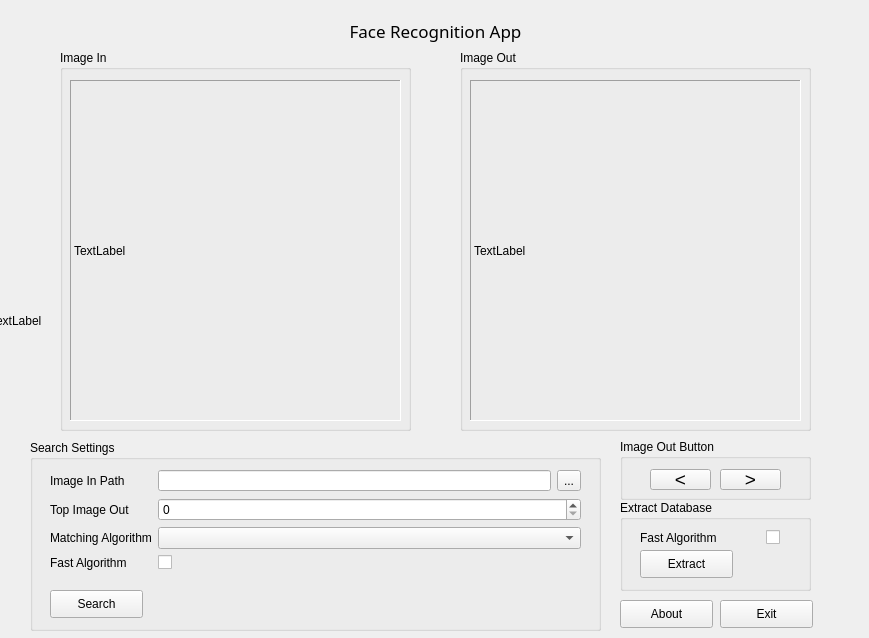
<?xml version="1.0" encoding="UTF-8"?>
<ui version="4.0">
 <class>MainWindow</class>
 <widget class="QMainWindow" name="MainWindow">
  <property name="geometry">
   <rect>
    <x>0</x>
    <y>0</y>
    <width>869</width>
    <height>638</height>
   </rect>
  </property>
  <property name="windowTitle">
   <string>MainWindow</string>
  </property>
  <widget class="QWidget" name="centralwidget">
   <widget class="QLabel" name="backgroundLabel">
    <property name="geometry">
     <rect>
      <x>-10</x>
      <y>-10</y>
      <width>881</width>
      <height>661</height>
     </rect>
    </property>
    <property name="text">
     <string>TextLabel</string>
    </property>
   </widget>
   <widget class="QLabel" name="titleLabel">
    <property name="geometry">
     <rect>
      <x>320</x>
      <y>10</y>
      <width>231</width>
      <height>41</height>
     </rect>
    </property>
    <property name="font">
     <font>
      <family>Segoe UI Semibold</family>
      <pointsize>13</pointsize>
     </font>
    </property>
    <property name="text">
     <string>Face Recognition App</string>
    </property>
    <property name="textFormat">
     <enum>Qt::AutoText</enum>
    </property>
    <property name="alignment">
     <set>Qt::AlignCenter</set>
    </property>
   </widget>
   <widget class="QGroupBox" name="searchGroup">
    <property name="geometry">
     <rect>
      <x>30</x>
      <y>440</y>
      <width>571</width>
      <height>191</height>
     </rect>
    </property>
    <property name="title">
     <string>Search Settings</string>
    </property>
    <widget class="QWidget" name="formLayoutWidget">
     <property name="geometry">
      <rect>
       <x>20</x>
       <y>30</y>
       <width>531</width>
       <height>115</height>
      </rect>
     </property>
     <layout class="QFormLayout" name="srcFormLayout">
      <item row="0" column="0">
       <widget class="QLabel" name="imgPathLbl">
        <property name="sizePolicy">
         <sizepolicy hsizetype="Preferred" vsizetype="Preferred">
          <horstretch>0</horstretch>
          <verstretch>0</verstretch>
         </sizepolicy>
        </property>
        <property name="minimumSize">
         <size>
          <width>0</width>
          <height>0</height>
         </size>
        </property>
        <property name="text">
         <string>Image In Path</string>
        </property>
       </widget>
      </item>
      <item row="1" column="0">
       <widget class="QLabel" name="topImgLbl">
        <property name="text">
         <string>Top Image Out</string>
        </property>
       </widget>
      </item>
      <item row="2" column="0">
       <widget class="QLabel" name="matchAlgLbl">
        <property name="text">
         <string>Matching Algorithm</string>
        </property>
       </widget>
      </item>
      <item row="1" column="1">
       <widget class="QSpinBox" name="topImgInp"/>
      </item>
      <item row="2" column="1">
       <widget class="QComboBox" name="matchAlgInp"/>
      </item>
      <item row="3" column="0">
       <widget class="QLabel" name="fastAlgLbl">
        <property name="text">
         <string>Fast Algorithm</string>
        </property>
       </widget>
      </item>
      <item row="3" column="1">
       <widget class="QCheckBox" name="fastAlgInp">
        <property name="enabled">
         <bool>true</bool>
        </property>
        <property name="text">
         <string/>
        </property>
       </widget>
      </item>
      <item row="0" column="1">
       <layout class="QGridLayout" name="imgPathGrid">
        <item row="0" column="1">
         <widget class="QToolButton" name="imgPathBtn">
          <property name="text">
           <string>...</string>
          </property>
         </widget>
        </item>
        <item row="0" column="0">
         <widget class="QLineEdit" name="imgPathInp">
          <property name="enabled">
           <bool>true</bool>
          </property>
         </widget>
        </item>
       </layout>
      </item>
     </layout>
    </widget>
    <widget class="QPushButton" name="searchBtn">
     <property name="geometry">
      <rect>
       <x>20</x>
       <y>150</y>
       <width>93</width>
       <height>28</height>
      </rect>
     </property>
     <property name="text">
      <string>Search</string>
     </property>
    </widget>
   </widget>
   <widget class="QGroupBox" name="ImInGroup">
    <property name="geometry">
     <rect>
      <x>60</x>
      <y>50</y>
      <width>351</width>
      <height>381</height>
     </rect>
    </property>
    <property name="title">
     <string>Image In</string>
    </property>
    <widget class="QLabel" name="picInLabel">
     <property name="geometry">
      <rect>
       <x>10</x>
       <y>30</y>
       <width>331</width>
       <height>341</height>
      </rect>
     </property>
     <property name="frameShape">
      <enum>QFrame::Panel</enum>
     </property>
     <property name="frameShadow">
      <enum>QFrame::Sunken</enum>
     </property>
     <property name="text">
      <string>TextLabel</string>
     </property>
    </widget>
   </widget>
   <widget class="QGroupBox" name="ImOutGroup">
    <property name="geometry">
     <rect>
      <x>460</x>
      <y>50</y>
      <width>351</width>
      <height>381</height>
     </rect>
    </property>
    <property name="title">
     <string>Image Out</string>
    </property>
    <widget class="QLabel" name="picOutLabel">
     <property name="geometry">
      <rect>
       <x>10</x>
       <y>30</y>
       <width>331</width>
       <height>341</height>
      </rect>
     </property>
     <property name="frameShape">
      <enum>QFrame::Panel</enum>
     </property>
     <property name="frameShadow">
      <enum>QFrame::Sunken</enum>
     </property>
     <property name="text">
      <string>TextLabel</string>
     </property>
    </widget>
   </widget>
   <widget class="QGroupBox" name="extGroup">
    <property name="geometry">
     <rect>
      <x>620</x>
      <y>500</y>
      <width>191</width>
      <height>91</height>
     </rect>
    </property>
    <property name="title">
     <string>Extract Database</string>
    </property>
    <widget class="QPushButton" name="extBtn">
     <property name="geometry">
      <rect>
       <x>20</x>
       <y>50</y>
       <width>93</width>
       <height>28</height>
      </rect>
     </property>
     <property name="text">
      <string>Extract</string>
     </property>
    </widget>
    <widget class="QWidget" name="formLayoutWidget_2">
     <property name="geometry">
      <rect>
       <x>20</x>
       <y>30</y>
       <width>161</width>
       <height>21</height>
      </rect>
     </property>
     <layout class="QFormLayout" name="extFormLayout">
      <item row="0" column="0">
       <widget class="QLabel" name="fastAlgExtLbl">
        <property name="text">
         <string>Fast Algorithm             </string>
        </property>
       </widget>
      </item>
      <item row="0" column="1">
       <widget class="QCheckBox" name="fastAlgExtBox">
        <property name="enabled">
         <bool>true</bool>
        </property>
        <property name="text">
         <string/>
        </property>
       </widget>
      </item>
     </layout>
    </widget>
   </widget>
   <widget class="QGroupBox" name="imOutBtnGroup">
    <property name="geometry">
     <rect>
      <x>620</x>
      <y>439</y>
      <width>191</width>
      <height>61</height>
     </rect>
    </property>
    <property name="title">
     <string>Image Out Button</string>
    </property>
    <widget class="QPushButton" name="prevImgBtn">
     <property name="geometry">
      <rect>
       <x>30</x>
       <y>30</y>
       <width>61</width>
       <height>21</height>
      </rect>
     </property>
     <property name="font">
      <font>
       <family>System</family>
       <pointsize>14</pointsize>
      </font>
     </property>
     <property name="text">
      <string>&lt;</string>
     </property>
    </widget>
    <widget class="QPushButton" name="nextImgBtn">
     <property name="geometry">
      <rect>
       <x>100</x>
       <y>30</y>
       <width>61</width>
       <height>21</height>
      </rect>
     </property>
     <property name="font">
      <font>
       <family>System</family>
       <pointsize>14</pointsize>
      </font>
     </property>
     <property name="text">
      <string>&gt;</string>
     </property>
    </widget>
   </widget>
   <widget class="QPushButton" name="exitBtn">
    <property name="geometry">
     <rect>
      <x>720</x>
      <y>600</y>
      <width>93</width>
      <height>28</height>
     </rect>
    </property>
    <property name="text">
     <string>Exit</string>
    </property>
   </widget>
   <widget class="QPushButton" name="aboutBtn">
    <property name="geometry">
     <rect>
      <x>620</x>
      <y>600</y>
      <width>93</width>
      <height>28</height>
     </rect>
    </property>
    <property name="text">
     <string>About</string>
    </property>
   </widget>
  </widget>
 </widget>
 <resources/>
 <connections/>
</ui>
